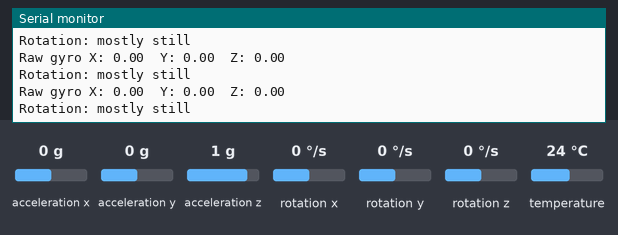
The sketch below on a simulated Seeed XIAO ESP32-C3. Shown: the last lines printed to the serial monitor. Inputs (shaded band) come from the test bench; at power-on: rotation x 0 °/s, rotation z 0 °/s, rotation y 0 °/s, acceleration x 0 g, acceleration y 0 g, acceleration z 1 g, temperature 24 °C.

Above: at 1.2 s.
1.3 s: rotation x set to -192 °/s
At 1.73 s:
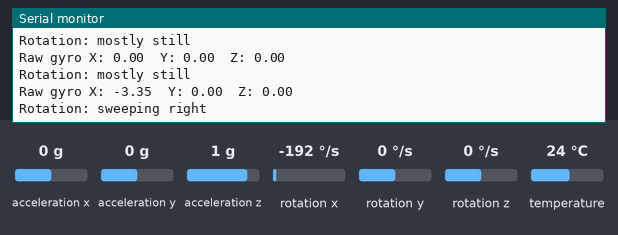
3.3 s: rotation z set to -192 °/s
At 3.55 s:
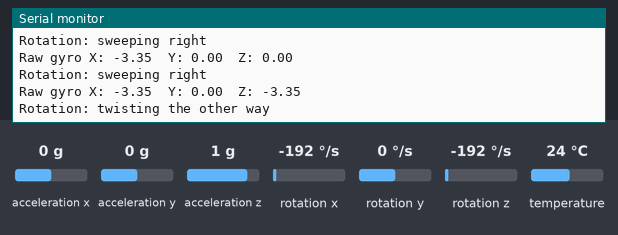
5.1 s: rotation z set to 100 °/s
At 5.37 s:
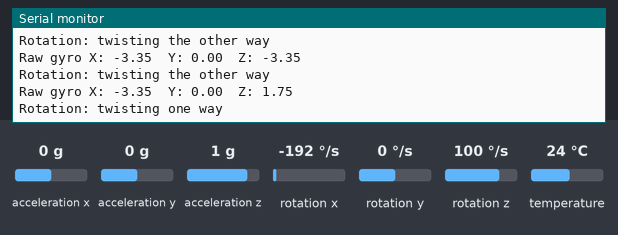
6.9 s: rotation y set to -192 °/s
At 7.18 s:
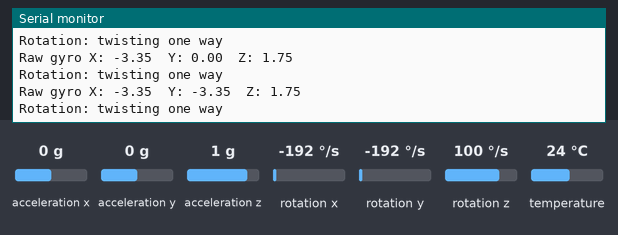
Timing chart, 0 to 9.4 s (numbered marks = the images above; inputs shaded):
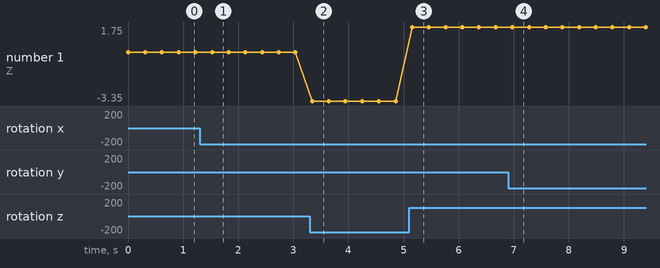

The sketch:

step_14b_movement_calibration.ino
```cpp
// STEP 14B: Movement Calibration
//
// WIRING DIAGRAM
// XIAO ESP32-C3 D0  -> MPU6050 SCL
// XIAO ESP32-C3 D10 -> MPU6050 SDA
// XIAO ESP32-C3 3V3 -> MPU6050 VCC
// XIAO ESP32-C3 GND -> MPU6050 GND
//
// The raw gyroscope values are angular velocity in radians per second.
// That means:
// - a positive or negative number shows the direction of rotation
// - a bigger number means the saber is rotating faster
// - values near zero mean the saber is mostly still
//
// Update the axis mapping below if the MPU6050 is mounted in a different orientation.

#include <Adafruit_MPU6050.h>
#include <Adafruit_Sensor.h>
#include <Wire.h>

#define USE_SUPER_MINI_PINS 0

#if USE_SUPER_MINI_PINS
const int GYRO_SCL_PIN = 5;
const int GYRO_SDA_PIN = 4;
#else
const int GYRO_SCL_PIN = D0;
const int GYRO_SDA_PIN = D10;
#endif

enum AxisName {
  AXIS_X,
  AXIS_Y,
  AXIS_Z
};

const float ROTATION_THRESHOLD = 1.5;
const AxisName SABER_RIGHT_AXIS = AXIS_X;
const AxisName SABER_TIP_AXIS = AXIS_Y;
const AxisName SABER_TWIST_AXIS = AXIS_Z;
const int SABER_RIGHT_SIGN = -1;
const int SABER_TIP_SIGN = -1;
const int SABER_TWIST_SIGN = 1;

Adafruit_MPU6050 mpu;

float getMappedAxis(float x, float y, float z, AxisName axisName, int axisSign);
void printRawGyro(float x, float y, float z);
void printRotationState(float x, float y, float z);

void setup() {
  Serial.begin(115200);
  Wire.begin(GYRO_SDA_PIN, GYRO_SCL_PIN);

  if (!mpu.begin()) {
    Serial.println("MPU6050 not found. Check wiring.");
    while (true) {
      delay(10);
    }
  }

  Serial.println("Gyroscope rotation demo ready.");
  Serial.println("Raw gyro values are in radians per second.");
  Serial.println("Positive and negative values show opposite rotation directions.");
}

void loop() {
  sensors_event_t accelEvent;
  sensors_event_t gyroEvent;
  sensors_event_t tempEvent;

  mpu.getEvent(&accelEvent, &gyroEvent, &tempEvent);

  printRawGyro(
    gyroEvent.gyro.x,
    gyroEvent.gyro.y,
    gyroEvent.gyro.z
  );

  printRotationState(
    gyroEvent.gyro.x,
    gyroEvent.gyro.y,
    gyroEvent.gyro.z
  );

  Serial.println();
  delay(300);
}

float getMappedAxis(float x, float y, float z, AxisName axisName, int axisSign) {
  float axisValue = 0.0;

  if (axisName == AXIS_X) {
    axisValue = x;
  } else if (axisName == AXIS_Y) {
    axisValue = y;
  } else {
    axisValue = z;
  }

  return axisValue * axisSign;
}

void printRawGyro(float x, float y, float z) {
  Serial.print("Raw gyro X: ");
  Serial.print(x);
  Serial.print("  Y: ");
  Serial.print(y);
  Serial.print("  Z: ");
  Serial.println(z);
}

void printRotationState(float x, float y, float z) {
  float saberRight = getMappedAxis(x, y, z, SABER_RIGHT_AXIS, SABER_RIGHT_SIGN);
  float saberTip = getMappedAxis(x, y, z, SABER_TIP_AXIS, SABER_TIP_SIGN);
  float saberTwist = getMappedAxis(x, y, z, SABER_TWIST_AXIS, SABER_TWIST_SIGN);

  if (saberTwist > ROTATION_THRESHOLD) {
    Serial.println("Rotation: twisting one way");
  } else if (saberTwist < -ROTATION_THRESHOLD) {
    Serial.println("Rotation: twisting the other way");
  } else if (saberRight > ROTATION_THRESHOLD) {
    Serial.println("Rotation: sweeping right");
  } else if (saberRight < -ROTATION_THRESHOLD) {
    Serial.println("Rotation: sweeping left");
  } else if (saberTip > ROTATION_THRESHOLD) {
    Serial.println("Rotation: tipping down");
  } else if (saberTip < -ROTATION_THRESHOLD) {
    Serial.println("Rotation: tipping up");
  } else {
    Serial.println("Rotation: mostly still");
  }
}
```

Measured:
- after the input at 1.3 s, the serial monitor: prints a new line after 0.22 s (image 1)
- after the input at 3.3 s, the serial monitor: prints a new line at once (image 2)
- after the input at 5.1 s, the serial monitor: prints a new line after 0.06 s (image 3)
- after the input at 6.9 s, the serial monitor: prints a new line after 0.07 s (image 4)
- plotted number 1: -3.35 → 1.75 after the input at 5.1 s
